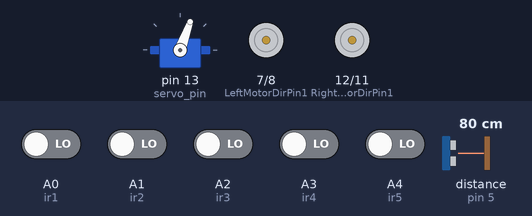
A sketch run on a simulated Arduino Uno, built with avr-gcc and run on an emulated ATmega328P. On the bench: servo, motor-driver pin pairs drawn as motors (green arrow = first pin HIGH = forward, orange = second pin HIGH = backward, longer = more drive, scaled by the enable pin). Wiring (inferred from the names in the program): ultrasonic range finder: trigger pin 4; echo pin 5. The test bench sets the inputs (shaded band); at power-on: A0 (ir1), A1 (ir2), A2 (ir3), A3 (ir4), A4 (ir5) LOW, distance to the obstacle (sensor on pin 5) 80 cm. The echo pulse lasts 58.3 µs per cm.

Above: at 1.2 s.
1.3 s: distance to the obstacle (sensor on pin 5) set to 2 cm
At 2.5 s:
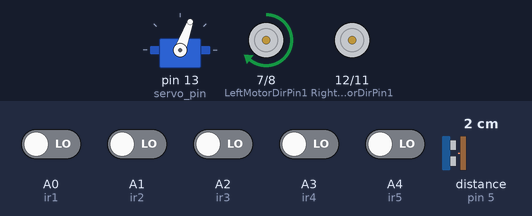
2.8 s: distance to the obstacle (sensor on pin 5) set to 17 cm
4.3 s: distance to the obstacle (sensor on pin 5) set to 24 cm
At 5.2 s:
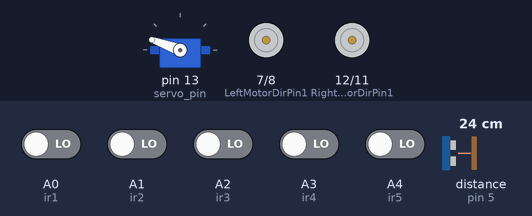
6.8 s: distance to the obstacle (sensor on pin 5) set to 4 cm
At 8.0 s:
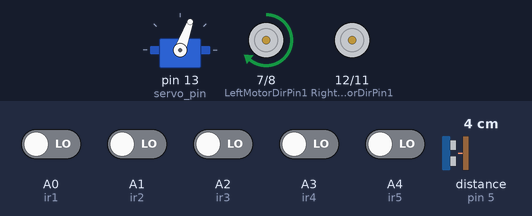
8.3 s: distance to the obstacle (sensor on pin 5) set to 120 cm
At 8.7 s:
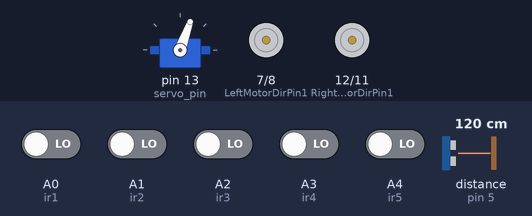
Timing chart, 0 to 11.8 s (numbered marks = the images above; inputs shaded):
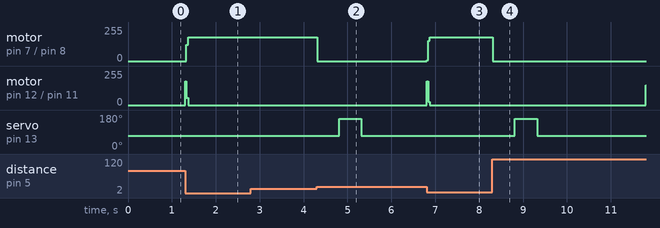

The sketch:

Bug2.ino
```cpp
#include <Servo.h>
// Infrared sensors
#define ir1 A0
#define ir2 A1
#define ir3 A2
#define ir4 A3
#define ir5 A4

// Motor pins
#define speedPinR 3
#define speedPinL 6
#define RightMotorDirPin1  12
#define RightMotorDirPin2  11
#define LeftMotorDirPin1  7
#define LeftMotorDirPin2  8

// Ultrasonic Sensor Pins
#define Trig_PIN 4
#define Echo_PIN 5

// Servo motor
#define servo_pin 13
Servo myservo;

const int closestdistance = 20;
const int turningTime = 300;
const int D0 = 20;

void setup() {
  // put your setup code here, to run once:

  pinMode(ir1, INPUT);
  pinMode(ir2, INPUT);
  pinMode(ir3, INPUT);
  pinMode(ir4, INPUT);
  pinMode(ir5, INPUT);

  pinMode(RightMotorDirPin1, OUTPUT);
	pinMode(RightMotorDirPin2, OUTPUT);
	pinMode(speedPinL, OUTPUT);
  pinMode(LeftMotorDirPin1, OUTPUT);
  pinMode(LeftMotorDirPin2, OUTPUT);
  pinMode(speedPinR, OUTPUT);

  pinMode(Trig_PIN, OUTPUT);
  pinMode(Echo_PIN, INPUT);

  myservo.attach(servo_pin);
  myservo.write(70);
}

// Function to measure distance using ultrasonic sensor
int getDistance() {
  // Trigger the ultrasonic sensor
  digitalWrite(Trig_PIN, LOW);
  delayMicroseconds(2);
  digitalWrite(Trig_PIN, HIGH);
  delayMicroseconds(10);
  digitalWrite(Trig_PIN, LOW);

  // Measure the duration of the echo pulse
  long duration = pulseIn(Echo_PIN, HIGH);

  // Calculate the distance in centimeters
  int distance = duration * 0.034 / 2;

  return distance;
}

bool foundLine() {
  //Reading Sensor Values
  int LeftLeft = digitalRead(ir1);  //Left Most Sensor
  int Left = digitalRead(ir2);  //Left Sensor
  int middle = digitalRead(ir3);  //Middle Sensor
  int Right = digitalRead(ir4);  //Right Sensor
  int RightRight = digitalRead(ir5);  //Right Most Sensor

  return (LeftLeft == 0 || Left == 0 || middle == 0 || Right == 0 || RightRight == 0);
}

void motion(int speedR, int speedL, int Left1, int Left2, int Right1, int Right2) {
    analogWrite(speedPinR, speedR); //you can adjust the speed of the motors from 0-255
    analogWrite(speedPinL, speedL); //you can adjust the speed of the motors from 0-255
    digitalWrite(LeftMotorDirPin1, Left1);
    digitalWrite(LeftMotorDirPin2, Left2);
    digitalWrite(RightMotorDirPin1, Right1);
    digitalWrite(RightMotorDirPin2, Right2);
}

void lineFollowing(){
  myservo.write(70);
  //Reading Sensor Values
  int LeftLeft = digitalRead(ir1);  //Left Most Sensor
  int Left = digitalRead(ir2);  //Left Sensor
  int middle = digitalRead(ir3);  //Middle Sensor
  int Right = digitalRead(ir4);  //Right Sensor
  int RightRight = digitalRead(ir5);  //Right Most Sensor

  //if only middle sensor detects black line
  if((LeftLeft == 1) && (Left == 1) && (middle == 0) && (Right == 1) && (RightRight == 1))
  {
    //going forward
    motion(120, 120, HIGH, LOW, HIGH, LOW);
  }

  //if only left sensor detects black line
  if((LeftLeft == 1) && (Left == 0) && (middle == 1) && (Right == 1) && (RightRight == 1))
  {
    //going left
    motion(150, 150, LOW, LOW, HIGH, LOW);
  }

  //if only left most sensor detects black line
  if((LeftLeft == 0) && (Left == 1) && (middle == 1) && (Right == 1) && (RightRight == 1))
  {
    //going left with full speed
    motion(180, 180, LOW, HIGH, HIGH, LOW);
  }

  //if only right sensor detects black line
  if((LeftLeft == 1) && (Left == 1) && (middle == 1) && (Right == 0) && (RightRight == 1))
  {
    //going right
    motion(150, 150, HIGH, LOW, LOW, LOW);
  }

  //if only right most sensor detects black line
  if((LeftLeft == 1) && (Left == 1) && (middle == 1) && (Right == 1) && (RightRight == 0))
  {
    //going right with full speed
    motion(180, 180, HIGH, LOW, LOW, HIGH);
  }

  //if middle and right sensor detects black line
  if((LeftLeft == 1) && (Left == 1) && (middle == 0) && (Right == 0) && (RightRight == 1))
  {
    //going right
    motion(150, 150, HIGH, LOW, LOW, LOW);
  }

  //if middle and left sensor detects black line
  if((LeftLeft == 1) && (Left == 0) && (middle == 0) && (Right == 1) && (RightRight == 1))
  {
    //going left
    motion(150, 150, LOW, LOW, HIGH, LOW);
  }

  //if middle, left and left most sensor detects black line
  if((LeftLeft == 0) && (Left == 0) && (middle == 0) && (Right == 1) && (RightRight == 1))
  {
    //going left
    motion(150, 150, LOW, LOW, HIGH, LOW);
  }


  //if middle, right and right most sensor detects black line
  if((LeftLeft == 1) && (Left == 1) && (middle == 0) && (Right == 0) && (RightRight == 0))
  {
    //going right
    motion(150, 150, HIGH, LOW, LOW, LOW);
  }

  //if left and left most sensor detects black line
  if((LeftLeft == 0) && (Left == 0) && (middle == 1) && (Right == 1) && (RightRight == 1))
  {
    //going left
    motion(150, 150, LOW, LOW, HIGH, LOW);
  }

  //if right and right most sensor detects black line
  if((LeftLeft == 1) && (Left == 1) && (middle == 1) && (Right == 0) && (RightRight == 0))
  {
    //going right
    motion(150, 150, HIGH, LOW, LOW, LOW);
  }

  //if all sensors are on a black line
  if((LeftLeft == 0) && (Left == 0) && (middle == 0) && (Right == 0) && (RightRight == 0))
  {
    //forward
    motion(120, 120, HIGH, LOW, HIGH, LOW);

    //going right
    motion(150, 150, HIGH, LOW, LOW, LOW);

    //going left
    motion(150, 150, LOW, LOW, HIGH, LOW);
  }

}

void wallFollowing() {
  int distance = getDistance();

  if (distance < closestdistance) {
      // Stop
      motion(0, 0, LOW, LOW, LOW, LOW);

      while (getDistance() < closestdistance) {

      // turning right
      motion(180, 180, HIGH, LOW, LOW, LOW);
      delay(500);

      }

      motion(180, 180, HIGH, HIGH, LOW, LOW);
      delay(500);
    // Turned away from object
    // Stop
    motion(0, 0, LOW, LOW, LOW, LOW);


    int startingAngle = 160;
    // Turn sensor towards object
    myservo.write(startingAngle);
    delay(500);


    while (!foundLine()) {

      int d = getDistance();

      if (d < D0) {
        //going right
        motion(120, 120, HIGH, LOW, LOW, LOW);
      }
      else if (d > D0) {
        //going left
        motion(120, 120, LOW, LOW, HIGH, LOW);
      }

    }

  } else {
    lineFollowing();
  }
}
void loop() {
  // put your main code here, to run repeatedly:
  wallFollowing();
}
```

Measured:
- the behaviour switches between 20 and 21 cm on distance to the obstacle (sensor on pin 5) (found by bisection; images 1 and 2)
- after the input at 1.3 s, motor on pin 7 (LeftMotorDirPin1) / pin 8 (LeftMotorDirPin2): stopped → forward 180/255 at once; motor on pin 12 (RightMotorDirPin1) / pin 11 (RightMotorDirPin2): stopped → forward 179/255 at once, → forward 55/255 0.03 s later, → stopped 0.04 s later
- after the input at 2.8 s, every drawn part: stays the same
- after the input at 4.3 s, motor on pin 7 (LeftMotorDirPin1) / pin 8 (LeftMotorDirPin2): forward 180/255 → stopped at once; servo on pin 13 (servo_pin): 70° → 160° after 0.51 s, → 70° 0.50 s later
- after the input at 6.8 s, motor on pin 7 (LeftMotorDirPin1) / pin 8 (LeftMotorDirPin2): stopped → forward 180/255 at once; motor on pin 12 (RightMotorDirPin1) / pin 11 (RightMotorDirPin2): stopped → forward 177/255 at once, → forward 25/255 0.03 s later, → stopped 0.04 s later
- after the input at 8.3 s, motor on pin 7 (LeftMotorDirPin1) / pin 8 (LeftMotorDirPin2): forward 180/255 → stopped at once; motor on pin 12 (RightMotorDirPin1) / pin 11 (RightMotorDirPin2): stopped → forward 149/255 after 3.5 s; servo on pin 13 (servo_pin): 70° → 160° after 0.51 s, → 70° 0.51 s later
